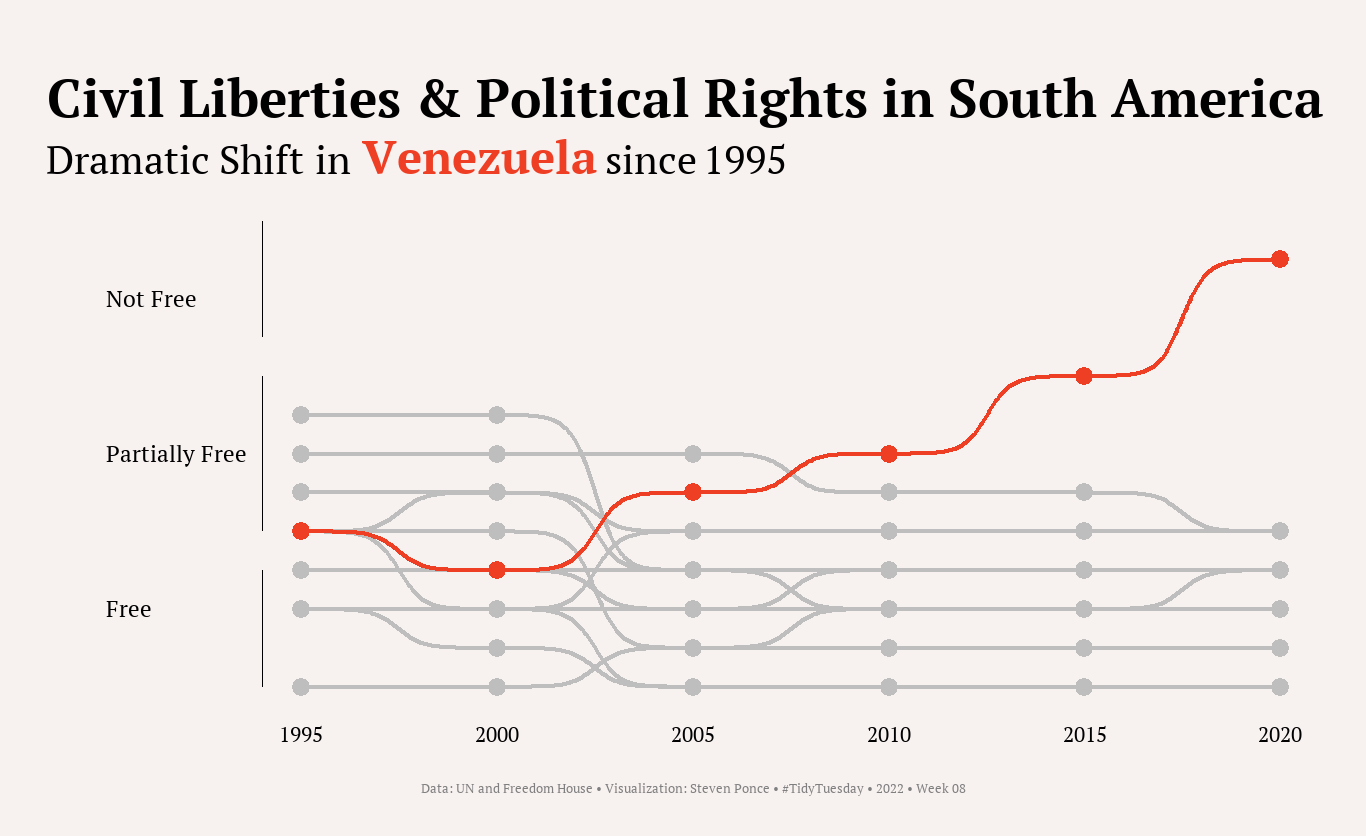

Source code (R):

## Challenge: #TidyTuesday 2022 week 08
## Author: Steven Ponce
## Date: 2022-02-22


## 1. Load packages and data ----
library(pacman)
p_load(tidyverse, tidytuesdayR, skimr, here, showtext, ggtext, janitor, ggbump)

tt <- tidytuesdayR::tt_load('2022-02-22')
freedom <- tt$freedom %>% 
    clean_names()


## 2. Examine the data ----
skim(freedom)
glimpse(freedom)


## data for bump chart
americas <- freedom %>% 
    # filter  region 
    filter(region_name == 'Americas' ) %>%      
    
    # reorganize, remove unnecessary columns
    select(-region_code, -is_ldc)  %>% 
    select(region_name, country, year, cl, pr, status) %>% 
    
    # add score column
    rowwise() %>%
    mutate(score = mean(c_across(cl:pr))) %>% 
    
    # group every 5 years 
    mutate(
        years5_group = ifelse(year %in% 1995, '1995',
                             ifelse(year %in% 1996:2000, '2000',
                                    ifelse(year %in% 2001:2005, '2005',
                                           ifelse(year %in% 2006:2010, '2010',
                                                  ifelse(year %in% 2011:2015, '2015',
                                                         ifelse(year %in% 2016:2020, '2020', ""
                                                         ))))))
    ) %>% 
    
    group_by(region_name, country, years5_group) %>%
    
    # calculate median score
    summarise(score_median = median(score)) %>%  
    
     # add combined status column
    mutate(
        combined_status  = case_when(
            score_median <= 2.5 ~ 'Free',
            score_median > 2.5 & score_median < 5.1  ~ 'Partially Free',
            TRUE ~ 'Not Free'
        )) %>% 

    ungroup()



## 3. Bump chart -----

## add google fonts
font_add_google(family='PT Serif', 'PT Serif')
showtext_auto()   

# south american countries
countries <-  c("Brazil", "Colombia","El Salvador", "Guyana", "Suriname","Uruguay","Argentina","Belize", 
                "Paraguay",  "Venezuela", "Bolivia" , "Chile", "Peru")

g <- americas %>%
    
    filter(country %in% countries) %>% 
    
    ggplot(aes(x = as.numeric(years5_group),
               y = score_median,
               color = country)) + 
    
    geom_bump(size = .4) +
    geom_point(size = 2) +
    
    # avoid clipping of points close to the border
    coord_cartesian(clip = "off") +
    
    ## change colors - only highlight Venezuela
    scale_color_manual(values = c('grey', 'grey', 'grey', 'grey', 'grey', 'grey', 'grey',
                                  'grey', 'grey', 'grey', 'grey', 'grey', '#ee3e23')) +
    
    scale_x_continuous(breaks = seq(1995, 2020, by = 5.0)) + 
    
    scale_y_continuous(breaks = seq(1, 7, by = 2.0),
                       limits = c(1, 7)) +
    
    # labels for status
    annotate(geom = "text", x = 1991, y = 2, hjust = 0, size = 6, color = "black", label = "Free", family = "PT Serif") + 
    annotate(geom = "text", x = 1991, y = 4, hjust = 0, size = 6, color = "black", label = "Partially Free", family = "PT Serif") + 
    annotate(geom = "text", x = 1991, y = 6, hjust = 0, size = 6, color = "black", label = "Not Free", family = "PT Serif") + 
    
    ## denote status range
    annotate(geom = "segment", x = 1994, xend = 1994, y = 1, yend = 2.5, size = .3, color = "#010101", alpha=.4) +
    annotate(geom = "segment", x = 1994, xend = 1994, y = 3, yend = 5, size = .3, color = "#010101", alpha=.4) +
    annotate(geom = "segment", x = 1994, xend = 1994, y = 5.5, yend = 7, size = .3, color = '#010101', alpha=.4) +
    
    # labels
    labs(
        x = "",
        y = '',
        title = 'Civil Liberties & Political Rights in South America',
        subtitle = "Dramatic Shift in <span style='font-size:35pt; color:#ee3e23'>**Venezuela**</span> since 1995",
        caption = paste0("Data: UN and Freedom House • Visualization: Steven Ponce • #TidyTuesday • 2022 • Week 08")
    ) +

    # theme
    theme_minimal(base_family = "PT Serif") +
    theme(legend.position = "none") +
    
    theme(
        panel.grid = element_blank(),
        panel.background = element_rect(fill = "#f7f1f0", color = "#f7f1f0"),
        plot.background = element_rect(fill = "#f7f1f0", color = "#f7f1f0"),
       
         plot.margin = margin(t = 10, r = 15, b = 10, l = 5),
        
        axis.text.y = element_blank(),
        axis.text.x = element_text(color = "#010101",
                                   size = 16,
                                   margin = margin(t = 10)),
        
        plot.title = element_text(
            color = "#010101",
            face = "bold",
            size = 40,
            margin = margin(t = 10)),
        
        plot.subtitle = element_markdown(
            color = "#010101",
            size = 30,
            margin = margin(t = 10, b = 10)),
        
        plot.caption = element_text(
            color = "grey50",
            size = 14,
            hjust = .5,
            margin = margin(t = 15, b = 5)) 
)


## 4. Save final figure ----
ggsave("2022/Week_08/2022_08_world_freedom_index.png", g, width=1366, height=836,units="px")
